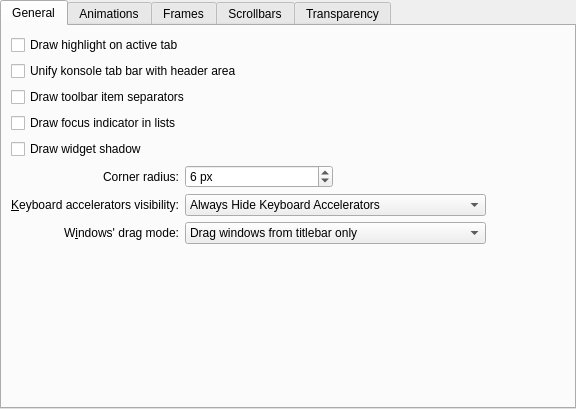
<?xml version="1.0" encoding="UTF-8"?>
<ui version="4.0">
 <class>OceanStyleConfig</class>
 <widget class="QWidget" name="OceanStyleConfig">
  <property name="geometry">
   <rect>
    <x>0</x>
    <y>0</y>
    <width>576</width>
    <height>409</height>
   </rect>
  </property>
  <property name="sizePolicy">
   <sizepolicy hsizetype="Preferred" vsizetype="Preferred">
    <horstretch>0</horstretch>
    <verstretch>0</verstretch>
   </sizepolicy>
  </property>
  <layout class="QVBoxLayout" name="verticalLayout_2">
   <property name="leftMargin">
    <number>0</number>
   </property>
   <property name="topMargin">
    <number>0</number>
   </property>
   <property name="rightMargin">
    <number>0</number>
   </property>
   <property name="bottomMargin">
    <number>0</number>
   </property>
   <item>
    <widget class="QTabWidget" name="tabWidget">
     <property name="currentIndex">
      <number>0</number>
     </property>
     <widget class="QWidget" name="tab">
      <attribute name="title">
       <string>General</string>
      </attribute>
      <layout class="QGridLayout" name="gridLayout">
       <item row="0" column="1" colspan="4">
        <widget class="QCheckBox" name="_tabDrawHighlight">
         <property name="text">
          <string>Draw highlight on active tab</string>
         </property>
        </widget>
       </item>
       <item row="8" column="4">
        <spacer name="horizontalSpacer_3">
         <property name="orientation">
          <enum>Qt::Horizontal</enum>
         </property>
         <property name="sizeHint" stdset="0">
          <size>
           <width>65</width>
           <height>20</height>
          </size>
         </property>
        </spacer>
       </item>
       <item row="9" column="2" colspan="2">
        <widget class="QComboBox" name="_windowDragMode">
         <item>
          <property name="text">
           <string>Drag windows from titlebar only</string>
          </property>
         </item>
         <item>
          <property name="text">
           <string>Drag windows from titlebar, menubar and toolbars</string>
          </property>
         </item>
         <item>
          <property name="text">
           <string>Drag windows from all empty areas</string>
          </property>
         </item>
        </widget>
       </item>
       <item row="8" column="2" colspan="2">
        <widget class="QComboBox" name="_mnemonicsMode">
         <item>
          <property name="text">
           <string>Always Hide Keyboard Accelerators</string>
          </property>
         </item>
         <item>
          <property name="text">
           <string>Show Keyboard Accelerators When Needed</string>
          </property>
         </item>
         <item>
          <property name="text">
           <string>Always Show Keyboard Accelerators</string>
          </property>
         </item>
        </widget>
       </item>
       <item row="6" column="1">
        <widget class="QCheckBox" name="_widgetDrawShadow">
         <property name="text">
          <string>Draw widget shadow</string>
         </property>
        </widget>
       </item>
       <item row="7" column="2">
        <widget class="QSpinBox" name="_cornerRadius">
         <property name="suffix">
          <string> px</string>
         </property>
         <property name="minimum">
          <number>1</number>
         </property>
         <property name="maximum">
          <number>8</number>
         </property>
         <property name="value">
          <number>6</number>
         </property>
        </widget>
       </item>
       <item row="7" column="1">
        <widget class="QLabel" name="_cornerRadiusLabel">
         <property name="text">
          <string>Corner radius:</string>
         </property>
         <property name="alignment">
          <set>Qt::AlignRight|Qt::AlignTrailing|Qt::AlignVCenter</set>
         </property>
        </widget>
       </item>
       <item row="9" column="1">
        <widget class="QLabel" name="_windowDragLabel">
         <property name="sizePolicy">
          <sizepolicy hsizetype="Preferred" vsizetype="Preferred">
           <horstretch>0</horstretch>
           <verstretch>0</verstretch>
          </sizepolicy>
         </property>
         <property name="text">
          <string>W&amp;indows' drag mode:</string>
         </property>
         <property name="alignment">
          <set>Qt::AlignRight|Qt::AlignTrailing|Qt::AlignVCenter</set>
         </property>
         <property name="buddy">
          <cstring>_windowDragMode</cstring>
         </property>
        </widget>
       </item>
       <item row="2" column="1" colspan="4">
        <widget class="QCheckBox" name="_toolBarDrawItemSeparator">
         <property name="text">
          <string>Draw toolbar item separators</string>
         </property>
        </widget>
       </item>
       <item row="8" column="1">
        <widget class="QLabel" name="_mnemonicsLabel">
         <property name="text">
          <string>&amp;Keyboard accelerators visibility:</string>
         </property>
         <property name="alignment">
          <set>Qt::AlignRight|Qt::AlignTrailing|Qt::AlignVCenter</set>
         </property>
         <property name="buddy">
          <cstring>_mnemonicsMode</cstring>
         </property>
        </widget>
       </item>
       <item row="10" column="1" colspan="3">
        <spacer name="verticalSpacer">
         <property name="orientation">
          <enum>Qt::Vertical</enum>
         </property>
         <property name="sizeHint" stdset="0">
          <size>
           <width>20</width>
           <height>49</height>
          </size>
         </property>
        </spacer>
       </item>
       <item row="3" column="1" colspan="4">
        <widget class="QCheckBox" name="_viewDrawFocusIndicator">
         <property name="text">
          <string>Draw focus indicator in lists</string>
         </property>
        </widget>
       </item>
       <item row="1" column="1" colspan="2">
        <widget class="QCheckBox" name="_unifiedTabBarKonsole">
         <property name="text">
          <string>Unify konsole tab bar with header area</string>
         </property>
        </widget>
       </item>
      </layout>
     </widget>
     <widget class="QWidget" name="tab_2">
      <attribute name="title">
       <string>Animations</string>
      </attribute>
      <layout class="QGridLayout" name="gridLayout_5">
       <item row="1" column="0">
        <widget class="QLabel" name="_animationsDurationLabel">
         <property name="enabled">
          <bool>false</bool>
         </property>
         <property name="text">
          <string>A&amp;nimations duration:</string>
         </property>
         <property name="alignment">
          <set>Qt::AlignRight|Qt::AlignTrailing|Qt::AlignVCenter</set>
         </property>
         <property name="buddy">
          <cstring>_animationsDuration</cstring>
         </property>
        </widget>
       </item>
       <item row="1" column="1" colspan="2">
        <widget class="QSpinBox" name="_animationsDuration">
         <property name="enabled">
          <bool>false</bool>
         </property>
         <property name="suffix">
          <string> ms</string>
         </property>
         <property name="maximum">
          <number>500</number>
         </property>
        </widget>
       </item>
       <item row="0" column="0" colspan="4">
        <widget class="QCheckBox" name="_animationsEnabled">
         <property name="text">
          <string>Enable animations</string>
         </property>
        </widget>
       </item>
       <item row="1" column="3">
        <spacer name="horizontalSpacer">
         <property name="orientation">
          <enum>Qt::Horizontal</enum>
         </property>
         <property name="sizeHint" stdset="0">
          <size>
           <width>40</width>
           <height>20</height>
          </size>
         </property>
        </spacer>
       </item>
       <item row="2" column="0" colspan="4">
        <spacer name="verticalSpacer_2">
         <property name="orientation">
          <enum>Qt::Vertical</enum>
         </property>
         <property name="sizeHint" stdset="0">
          <size>
           <width>20</width>
           <height>40</height>
          </size>
         </property>
        </spacer>
       </item>
      </layout>
     </widget>
     <widget class="QWidget" name="tab_3">
      <attribute name="title">
       <string>Frames</string>
      </attribute>
      <layout class="QVBoxLayout" name="verticalLayout_3">
       <item>
        <widget class="QCheckBox" name="_transparentDolphinView">
         <property name="text">
          <string>Transparent Dolphin view</string>
         </property>
        </widget>
       </item>
       <item>
        <widget class="QCheckBox" name="_dockWidgetDrawFrame">
         <property name="text">
          <string>Draw frame around dockable panels</string>
         </property>
        </widget>
       </item>
       <item>
        <widget class="QCheckBox" name="_titleWidgetDrawFrame">
         <property name="text">
          <string>Draw frame around page titles</string>
         </property>
        </widget>
       </item>
       <item>
        <widget class="QCheckBox" name="_kTextEditDrawFrame">
         <property name="text">
          <string>Draw frame around KTextEdit</string>
         </property>
        </widget>
       </item>
       <item>
        <widget class="QCheckBox" name="_sidePanelDrawFrame">
         <property name="text">
          <string>Draw frame around side panels</string>
         </property>
        </widget>
       </item>
       <item>
        <widget class="QCheckBox" name="_menuItemDrawThinFocus">
         <property name="text">
          <string>Draw a thin line to indicate focus in menus and menubars</string>
         </property>
        </widget>
       </item>
       <item>
        <spacer name="verticalSpacer_3">
         <property name="orientation">
          <enum>Qt::Vertical</enum>
         </property>
         <property name="sizeHint" stdset="0">
          <size>
           <width>20</width>
           <height>117</height>
          </size>
         </property>
        </spacer>
       </item>
      </layout>
     </widget>
     <widget class="QWidget" name="tab_4">
      <attribute name="title">
       <string>Scrollbars</string>
      </attribute>
      <layout class="QGridLayout" name="gridLayout_6">
       <item row="1" column="2">
        <spacer name="horizontalSpacer_2">
         <property name="orientation">
          <enum>Qt::Horizontal</enum>
         </property>
         <property name="sizeHint" stdset="0">
          <size>
           <width>40</width>
           <height>20</height>
          </size>
         </property>
        </spacer>
       </item>
       <item row="1" column="0">
        <widget class="QLabel" name="_scrollBarAddLineLabel">
         <property name="text">
          <string>Bottom arrow button t&amp;ype:</string>
         </property>
         <property name="alignment">
          <set>Qt::AlignRight|Qt::AlignTrailing|Qt::AlignVCenter</set>
         </property>
         <property name="buddy">
          <cstring>_scrollBarAddLineButtons</cstring>
         </property>
        </widget>
       </item>
       <item row="0" column="0">
        <widget class="QLabel" name="_scrollBarSubLineLabel">
         <property name="text">
          <string>&amp;Top arrow button type:</string>
         </property>
         <property name="alignment">
          <set>Qt::AlignRight|Qt::AlignTrailing|Qt::AlignVCenter</set>
         </property>
         <property name="buddy">
          <cstring>_scrollBarSubLineButtons</cstring>
         </property>
        </widget>
       </item>
       <item row="0" column="1">
        <widget class="QComboBox" name="_scrollBarSubLineButtons">
         <item>
          <property name="text">
           <string>No Buttons</string>
          </property>
         </item>
         <item>
          <property name="text">
           <string>One Button</string>
          </property>
         </item>
         <item>
          <property name="text">
           <string>Two Buttons</string>
          </property>
         </item>
        </widget>
       </item>
       <item row="1" column="1">
        <widget class="QComboBox" name="_scrollBarAddLineButtons">
         <item>
          <property name="text">
           <string>No Buttons</string>
          </property>
         </item>
         <item>
          <property name="text">
           <string>One Button</string>
          </property>
         </item>
         <item>
          <property name="text">
           <string>Two Buttons</string>
          </property>
         </item>
        </widget>
       </item>
       <item row="2" column="0" colspan="3">
        <spacer name="verticalSpacer_4">
         <property name="orientation">
          <enum>Qt::Vertical</enum>
         </property>
         <property name="sizeHint" stdset="0">
          <size>
           <width>20</width>
           <height>40</height>
          </size>
         </property>
        </spacer>
       </item>
        <item row="2" column="0">
        <widget class="QCheckBox" name="_renderThinSeperatorBetweenTheScrollBar">
         <property name="text">
          <string>Render a thin separator between the scrollbar</string>
         </property>
        </widget>
       </item>
      </layout>
     </widget>
     <widget class="QWidget" name="tab_5">
      <attribute name="title">
       <string>Transparency</string>
      </attribute>
      <layout class="QGridLayout" name="gridLayout_2">
       <item row="1" column="1">
        <layout class="QHBoxLayout" name="horizontalLayout_2">
         <item>
          <widget class="QLabel" name="_menuOpacityTransparentLabel">
           <property name="text">
            <string>Transparent</string>
           </property>
          </widget>
         </item>
         <item>
          <spacer name="horizontalSpacer_6">
           <property name="orientation">
            <enum>Qt::Horizontal</enum>
           </property>
           <property name="sizeHint" stdset="0">
            <size>
             <width>40</width>
             <height>20</height>
            </size>
           </property>
          </spacer>
         </item>
         <item>
          <widget class="QLabel" name="_menuOpacityOpaqueLabel">
           <property name="sizePolicy">
            <sizepolicy hsizetype="Minimum" vsizetype="Preferred">
             <horstretch>0</horstretch>
             <verstretch>0</verstretch>
            </sizepolicy>
           </property>
           <property name="text">
            <string>Opaque</string>
           </property>
          </widget>
         </item>
        </layout>
       </item>
       <item row="9" column="1">
        <spacer name="verticalSpacer_5">
         <property name="orientation">
          <enum>Qt::Vertical</enum>
         </property>
         <property name="sizeHint" stdset="0">
          <size>
           <width>20</width>
           <height>40</height>
          </size>
         </property>
        </spacer>
       </item>
       <item row="1" column="0">
        <spacer name="horizontalSpacer_5">
         <property name="orientation">
          <enum>Qt::Horizontal</enum>
         </property>
         <property name="sizeType">
          <enum>QSizePolicy::Fixed</enum>
         </property>
         <property name="sizeHint" stdset="0">
          <size>
           <width>40</width>
           <height>20</height>
          </size>
         </property>
        </spacer>
       </item>
       <item row="8" column="0" colspan="2">
        <spacer name="horizontalSpacer_4">
         <property name="orientation">
          <enum>Qt::Horizontal</enum>
         </property>
         <property name="sizeType">
          <enum>QSizePolicy::Preferred</enum>
         </property>
         <property name="sizeHint" stdset="0">
          <size>
           <width>542</width>
           <height>20</height>
          </size>
         </property>
        </spacer>
       </item>
       <item row="7" column="0" colspan="2">
        <layout class="QFormLayout" name="formLayout">
         <property name="topMargin">
          <number>0</number>
         </property>
         <item row="0" column="0">
          <widget class="QLabel" name="_menuGroupDescription">
           <property name="text">
            <string>Menu:</string>
           </property>
          </widget>
         </item>
         <item row="0" column="1">
          <widget class="QSlider" name="_menuOpacity">
           <property name="minimum">
            <number>0</number>
           </property>
           <property name="maximum">
            <number>100</number>
           </property>
           <property name="singleStep">
            <number>1</number>
           </property>
           <property name="pageStep">
            <number>10</number>
           </property>
           <property name="value">
            <number>60</number>
           </property>
           <property name="orientation">
            <enum>Qt::Horizontal</enum>
           </property>
           <property name="invertedAppearance">
            <bool>false</bool>
           </property>
           <property name="invertedControls">
            <bool>false</bool>
           </property>
           <property name="tickPosition">
            <enum>QSlider::TicksBelow</enum>
           </property>
           <property name="tickInterval">
            <number>10</number>
           </property>
          </widget>
         </item>
         <item row="1" column="0">
          <widget class="QLabel" name="label">
           <property name="text">
            <string>Sidebars:</string>
           </property>
          </widget>
         </item>
         <item row="1" column="1">
          <widget class="QSlider" name="_sidebarOpacity">
           <property name="maximum">
            <number>100</number>
           </property>
           <property name="singleStep">
            <number>1</number>
           </property>
           <property name="pageStep">
            <number>10</number>
           </property>
           <property name="value">
            <number>60</number>
           </property>
           <property name="orientation">
            <enum>Qt::Horizontal</enum>
           </property>
           <property name="invertedAppearance">
            <bool>false</bool>
           </property>
           <property name="invertedControls">
            <bool>false</bool>
           </property>
           <property name="tickPosition">
            <enum>QSlider::TicksBelow</enum>
           </property>
           <property name="tickInterval">
            <number>10</number>
           </property>
          </widget>
         </item>
        </layout>
       </item>
      </layout>
     </widget>
    </widget>
   </item>
  </layout>
 </widget>
 <tabstops>
  <tabstop>tabWidget</tabstop>
  <tabstop>_tabDrawHighlight</tabstop>
  <tabstop>_toolBarDrawItemSeparator</tabstop>
  <tabstop>_mnemonicsMode</tabstop>
  <tabstop>_windowDragMode</tabstop>
  <tabstop>_animationsEnabled</tabstop>
  <tabstop>_animationsDuration</tabstop>
  <tabstop>_dockWidgetDrawFrame</tabstop>
  <tabstop>_titleWidgetDrawFrame</tabstop>
  <tabstop>_sidePanelDrawFrame</tabstop>
  <tabstop>_menuItemDrawThinFocus</tabstop>
  <tabstop>_scrollBarSubLineButtons</tabstop>
  <tabstop>_scrollBarAddLineButtons</tabstop>
 </tabstops>
 <resources/>
 <connections>
  <connection>
   <sender>_animationsEnabled</sender>
   <signal>toggled(bool)</signal>
   <receiver>_animationsDurationLabel</receiver>
   <slot>setEnabled(bool)</slot>
   <hints>
    <hint type="sourcelabel">
     <x>90</x>
     <y>64</y>
    </hint>
    <hint type="destinationlabel">
     <x>84</x>
     <y>98</y>
    </hint>
   </hints>
  </connection>
  <connection>
   <sender>_animationsEnabled</sender>
   <signal>toggled(bool)</signal>
   <receiver>_animationsDuration</receiver>
   <slot>setEnabled(bool)</slot>
   <hints>
    <hint type="sourcelabel">
     <x>161</x>
     <y>64</y>
    </hint>
    <hint type="destinationlabel">
     <x>208</x>
     <y>98</y>
    </hint>
   </hints>
  </connection>
 </connections>
</ui>
